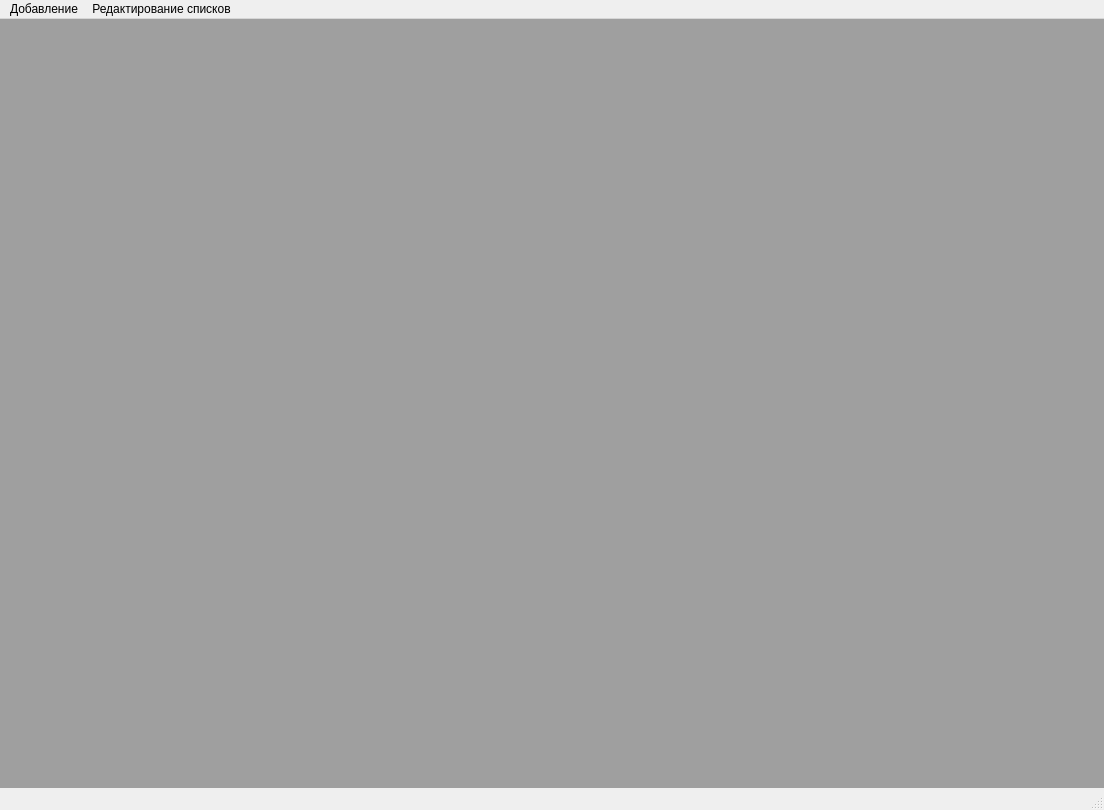
<?xml version="1.0" encoding="UTF-8"?>
<ui version="4.0">
 <class>MainWindow</class>
 <widget class="QMainWindow" name="MainWindow">
  <property name="geometry">
   <rect>
    <x>0</x>
    <y>0</y>
    <width>1104</width>
    <height>810</height>
   </rect>
  </property>
  <property name="windowTitle">
   <string>MainWindow</string>
  </property>
  <widget class="QWidget" name="centralwidget">
   <layout class="QGridLayout" name="gridLayout">
    <property name="leftMargin">
     <number>0</number>
    </property>
    <property name="topMargin">
     <number>0</number>
    </property>
    <property name="rightMargin">
     <number>0</number>
    </property>
    <property name="bottomMargin">
     <number>0</number>
    </property>
    <item row="0" column="0">
     <widget class="QMdiArea" name="mdi">
      <property name="frameShadow">
       <enum>QFrame::Plain</enum>
      </property>
      <property name="sizeAdjustPolicy">
       <enum>QAbstractScrollArea::AdjustIgnored</enum>
      </property>
      <property name="activationOrder">
       <enum>QMdiArea::CreationOrder</enum>
      </property>
      <property name="viewMode">
       <enum>QMdiArea::SubWindowView</enum>
      </property>
      <property name="documentMode">
       <bool>false</bool>
      </property>
      <property name="tabsClosable">
       <bool>false</bool>
      </property>
      <property name="tabsMovable">
       <bool>false</bool>
      </property>
     </widget>
    </item>
   </layout>
  </widget>
  <widget class="QMenuBar" name="menubar">
   <property name="geometry">
    <rect>
     <x>0</x>
     <y>0</y>
     <width>1104</width>
     <height>21</height>
    </rect>
   </property>
   <widget class="QMenu" name="menu">
    <property name="title">
     <string>Добавление</string>
    </property>
    <addaction name="ma_material"/>
   </widget>
   <widget class="QMenu" name="menu_2">
    <property name="title">
     <string>Редактирование списков</string>
    </property>
    <widget class="QMenu" name="menu_3">
     <property name="title">
      <string>Поставщики</string>
     </property>
     <addaction name="ma_material_provider"/>
     <addaction name="action_2"/>
    </widget>
    <addaction name="menu_3"/>
    <addaction name="ma_material_name"/>
    <addaction name="action_4"/>
    <addaction name="ma_comparing_name"/>
   </widget>
   <addaction name="menu"/>
   <addaction name="menu_2"/>
  </widget>
  <widget class="QStatusBar" name="statusbar"/>
  <action name="ma_material">
   <property name="text">
    <string>Приход ткани</string>
   </property>
  </action>
  <action name="ma_material_provider">
   <property name="text">
    <string>Поставщики ткани</string>
   </property>
  </action>
  <action name="action_2">
   <property name="text">
    <string>Поставщики фурнитуры</string>
   </property>
  </action>
  <action name="ma_material_name">
   <property name="text">
    <string>Виды ткани</string>
   </property>
  </action>
  <action name="action_4">
   <property name="text">
    <string>Виды фурнитуры</string>
   </property>
  </action>
  <action name="ma_comparing_name">
   <property name="text">
    <string>Виды прочих растрат</string>
   </property>
  </action>
 </widget>
 <resources/>
 <connections>
  <connection>
   <sender>ma_material</sender>
   <signal>triggered()</signal>
   <receiver>MainWindow</receiver>
   <slot>view_material()</slot>
   <hints>
    <hint type="sourcelabel">
     <x>-1</x>
     <y>-1</y>
    </hint>
    <hint type="destinationlabel">
     <x>399</x>
     <y>299</y>
    </hint>
   </hints>
  </connection>
  <connection>
   <sender>ma_material_provider</sender>
   <signal>triggered()</signal>
   <receiver>MainWindow</receiver>
   <slot>view_material_provider()</slot>
   <hints>
    <hint type="sourcelabel">
     <x>-1</x>
     <y>-1</y>
    </hint>
    <hint type="destinationlabel">
     <x>399</x>
     <y>299</y>
    </hint>
   </hints>
  </connection>
  <connection>
   <sender>ma_material_name</sender>
   <signal>triggered()</signal>
   <receiver>MainWindow</receiver>
   <slot>view_material_name()</slot>
   <hints>
    <hint type="sourcelabel">
     <x>-1</x>
     <y>-1</y>
    </hint>
    <hint type="destinationlabel">
     <x>551</x>
     <y>404</y>
    </hint>
   </hints>
  </connection>
  <connection>
   <sender>ma_comparing_name</sender>
   <signal>triggered()</signal>
   <receiver>MainWindow</receiver>
   <slot>view_comparing_name()</slot>
   <hints>
    <hint type="sourcelabel">
     <x>-1</x>
     <y>-1</y>
    </hint>
    <hint type="destinationlabel">
     <x>551</x>
     <y>404</y>
    </hint>
   </hints>
  </connection>
 </connections>
 <slots>
  <slot>view_material()</slot>
  <slot>view_material_provider()</slot>
  <slot>view_material_name()</slot>
  <slot>view_comparing_name()</slot>
 </slots>
</ui>
